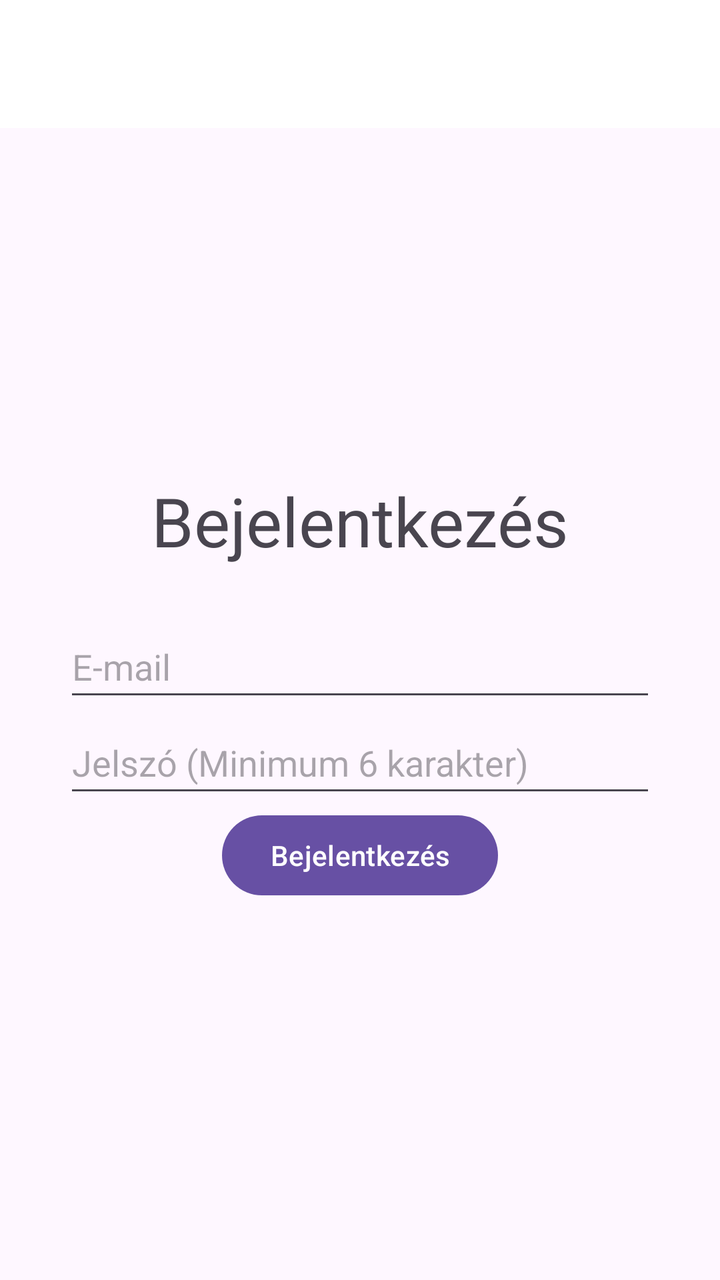
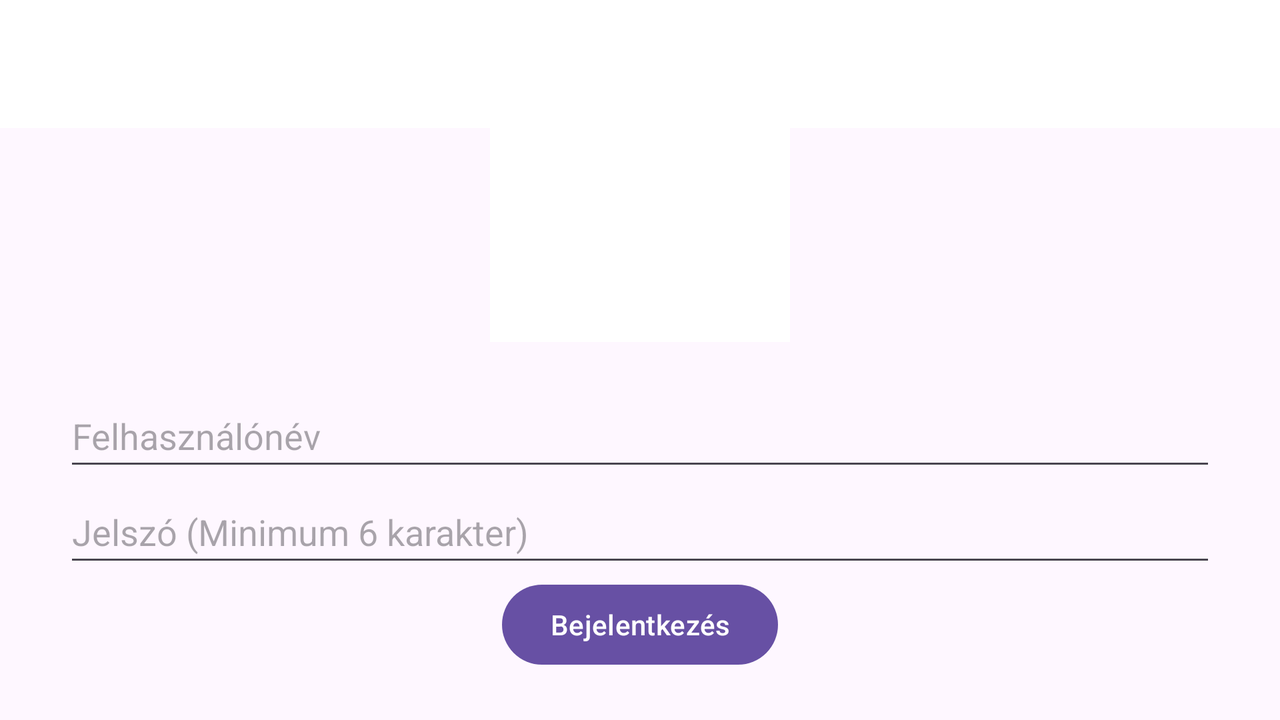

Compare how this app lays out the same screen by default and in its alternative resource folder. The renders come first, then the two layout files and the values they reference.
<!-- AndroidManifest.xml: application theme Theme.RepjegyFoglalas -->
<!-- res/layout/activity_login.xml -->
<?xml version="1.0" encoding="utf-8"?>
<androidx.constraintlayout.widget.ConstraintLayout xmlns:android="http://schemas.android.com/apk/res/android"
    xmlns:app="http://schemas.android.com/apk/res-auto"
    xmlns:tools="http://schemas.android.com/tools"
    android:layout_width="match_parent"
    android:layout_height="match_parent">


    <androidx.appcompat.widget.Toolbar
        android:id="@+id/toolbar"
        android:layout_width="match_parent"
        android:layout_height="?attr/actionBarSize"
        android:background="@color/white"
        app:layout_constraintBottom_toTopOf="@+id/imageView"
        app:layout_constraintEnd_toEndOf="parent"
        app:layout_constraintStart_toStartOf="parent"
        app:layout_constraintTop_toTopOf="parent"
        app:layout_constraintVertical_bias="0.0"
        app:popupTheme="@style/AppTheme.PopupOverlay" />

    <ImageView
        android:id="@+id/imageView"
        android:layout_width="150dp"
        android:layout_height="150dp"
        android:layout_marginTop="32dp"
        android:layout_marginBottom="32dp"
        android:src="@drawable/ic_launcher_foreground"
        app:layout_constraintBottom_toTopOf="@+id/emailEditText"
        app:layout_constraintEnd_toEndOf="parent"
        app:layout_constraintStart_toStartOf="parent"
        app:layout_constraintTop_toTopOf="parent"
        app:layout_constraintVertical_bias="0.32999998" />

    <Button
        android:id="@+id/loginButton"
        android:layout_width="wrap_content"
        android:layout_height="wrap_content"
        android:onClick="loginUser"
        android:text="@string/login"
        app:layout_constraintBottom_toBottomOf="parent"
        app:layout_constraintEnd_toEndOf="parent"
        app:layout_constraintStart_toStartOf="parent"
        app:layout_constraintTop_toBottomOf="@+id/passwordEditText"
        app:layout_constraintVertical_bias="0.4" />

    <EditText
        android:id="@+id/passwordEditText"
        android:layout_width="0dp"
        android:layout_height="wrap_content"
        android:layout_marginStart="32dp"
        android:layout_marginEnd="32dp"
        android:ems="10"
        android:hint="@string/password"
        android:inputType="textPassword"
        android:minHeight="48dp"
        app:layout_constraintBottom_toTopOf="@+id/loginButton"
        app:layout_constraintEnd_toEndOf="parent"
        app:layout_constraintHorizontal_bias="0.0"
        app:layout_constraintStart_toStartOf="parent"
        app:layout_constraintTop_toBottomOf="@+id/emailEditText" />

    <EditText
        android:id="@+id/emailEditText"
        android:layout_width="0dp"
        android:layout_height="wrap_content"
        android:layout_marginStart="32dp"
        android:layout_marginEnd="32dp"
        android:ems="10"
        android:hint="@string/email"
        android:inputType="textEmailAddress"
        android:minHeight="48dp"
        app:layout_constraintBottom_toTopOf="@+id/passwordEditText"
        app:layout_constraintEnd_toEndOf="parent"
        app:layout_constraintHorizontal_bias="0.0"
        app:layout_constraintStart_toStartOf="parent"
        app:layout_constraintTop_toTopOf="parent"
        app:layout_constraintVertical_bias="0.62"
        app:layout_constraintVertical_chainStyle="packed" />

    <TextView
        android:id="@+id/textView2"
        android:layout_width="wrap_content"
        android:layout_height="wrap_content"
        android:text="Bejelentkezés"
        android:textAppearance="@style/TextAppearance.AppCompat.Display1"
        app:layout_constraintBottom_toTopOf="@+id/emailEditText"
        app:layout_constraintEnd_toEndOf="parent"
        app:layout_constraintStart_toStartOf="parent"
        app:layout_constraintTop_toBottomOf="@+id/imageView" />


</androidx.constraintlayout.widget.ConstraintLayout>
<!-- resources referenced by this layout -->
<resources>
  <color name="white">#FFFFFFFF</color>
  <string name="email">E-mail</string>
  <string name="login">Bejelentkezés</string>
  <string name="password">Jelszó (Minimum 6 karakter)</string>
  <style name="AppTheme.PopupOverlay" parent="ThemeOverlay.AppCompat.Light">
          
      </style>
  <style name="Theme.RepjegyFoglalas" parent="Base.Theme.RepjegyFoglalas" />
  <style name="Base.Theme.RepjegyFoglalas" parent="Theme.Material3.DayNight.NoActionBar">
          
          
      </style>
</resources>
<!-- res/layout-land/activity_login.xml (the repository's variant of the layout above) -->
<!-- drawn on the phone turned sideways -->
<?xml version="1.0" encoding="utf-8"?>
<androidx.constraintlayout.widget.ConstraintLayout xmlns:android="http://schemas.android.com/apk/res/android"
    xmlns:app="http://schemas.android.com/apk/res-auto"
    android:layout_width="match_parent"
    android:layout_height="match_parent">


    <androidx.appcompat.widget.Toolbar
        android:id="@+id/toolbar"
        android:layout_width="match_parent"
        android:layout_height="?attr/actionBarSize"
        android:background="@color/white"
        app:layout_constraintBottom_toTopOf="@+id/imageView"
        app:layout_constraintEnd_toEndOf="parent"
        app:layout_constraintStart_toStartOf="parent"
        app:layout_constraintTop_toTopOf="parent"
        app:layout_constraintVertical_bias="0.0"
        app:popupTheme="@style/AppTheme.PopupOverlay" />

    <ImageView
        android:id="@+id/imageView"
        android:layout_width="150dp"
        android:layout_height="150dp"
        android:layout_marginTop="32dp"
        android:layout_marginBottom="32dp"
        android:background="@color/white"
        android:src="@drawable/ic_launcher_background"
        app:layout_constraintBottom_toTopOf="@+id/usernameEditText"
        app:layout_constraintEnd_toEndOf="parent"
        app:layout_constraintHorizontal_bias="0.5"
        app:layout_constraintStart_toStartOf="parent"
        app:layout_constraintTop_toTopOf="parent" />

    <EditText
        android:id="@+id/usernameEditText"
        android:layout_width="0dp"
        android:layout_height="wrap_content"
        android:layout_marginStart="32dp"
        android:layout_marginEnd="32dp"
        android:ems="10"
        android:hint="@string/username"
        android:inputType="text"
        android:minHeight="48dp"
        app:layout_constraintBottom_toTopOf="@+id/passwordEditText"
        app:layout_constraintEnd_toEndOf="parent"
        app:layout_constraintStart_toStartOf="parent"
        app:layout_constraintTop_toTopOf="parent"
        app:layout_constraintVertical_bias="0.89"
        app:layout_constraintVertical_chainStyle="packed" />

    <EditText
        android:id="@+id/passwordEditText"
        android:layout_width="0dp"
        android:layout_height="wrap_content"
        android:layout_marginStart="32dp"
        android:layout_marginEnd="32dp"
        android:ems="10"
        android:hint="@string/password"
        android:inputType="textPassword"
        android:minHeight="48dp"
        app:layout_constraintBottom_toTopOf="@+id/loginButton"
        app:layout_constraintEnd_toEndOf="parent"
        app:layout_constraintStart_toStartOf="parent"
        app:layout_constraintTop_toBottomOf="@+id/usernameEditText" />

    <Button
        android:id="@+id/loginButton"
        android:layout_width="wrap_content"
        android:layout_height="wrap_content"
        android:text="@string/login"
        app:layout_constraintBottom_toBottomOf="parent"
        app:layout_constraintEnd_toEndOf="parent"
        app:layout_constraintStart_toStartOf="parent"
        app:layout_constraintTop_toBottomOf="@+id/passwordEditText"
        app:layout_constraintVertical_bias="0.4" />

</androidx.constraintlayout.widget.ConstraintLayout>
<!-- resources referenced by the variant -->
<!-- as the phone turned sideways resolves them -->
<resources>
  <color name="white">#FFFFFFFF</color>
  <string name="login">Bejelentkezés</string>
  <string name="password">Jelszó (Minimum 6 karakter)</string>
  <string name="username">Felhasználónév</string>
  <style name="AppTheme.PopupOverlay" parent="ThemeOverlay.AppCompat.Light">
          
      </style>
  <style name="Theme.RepjegyFoglalas" parent="Base.Theme.RepjegyFoglalas" />
  <style name="Base.Theme.RepjegyFoglalas" parent="Theme.Material3.DayNight.NoActionBar">
          
          
      </style>
</resources>
